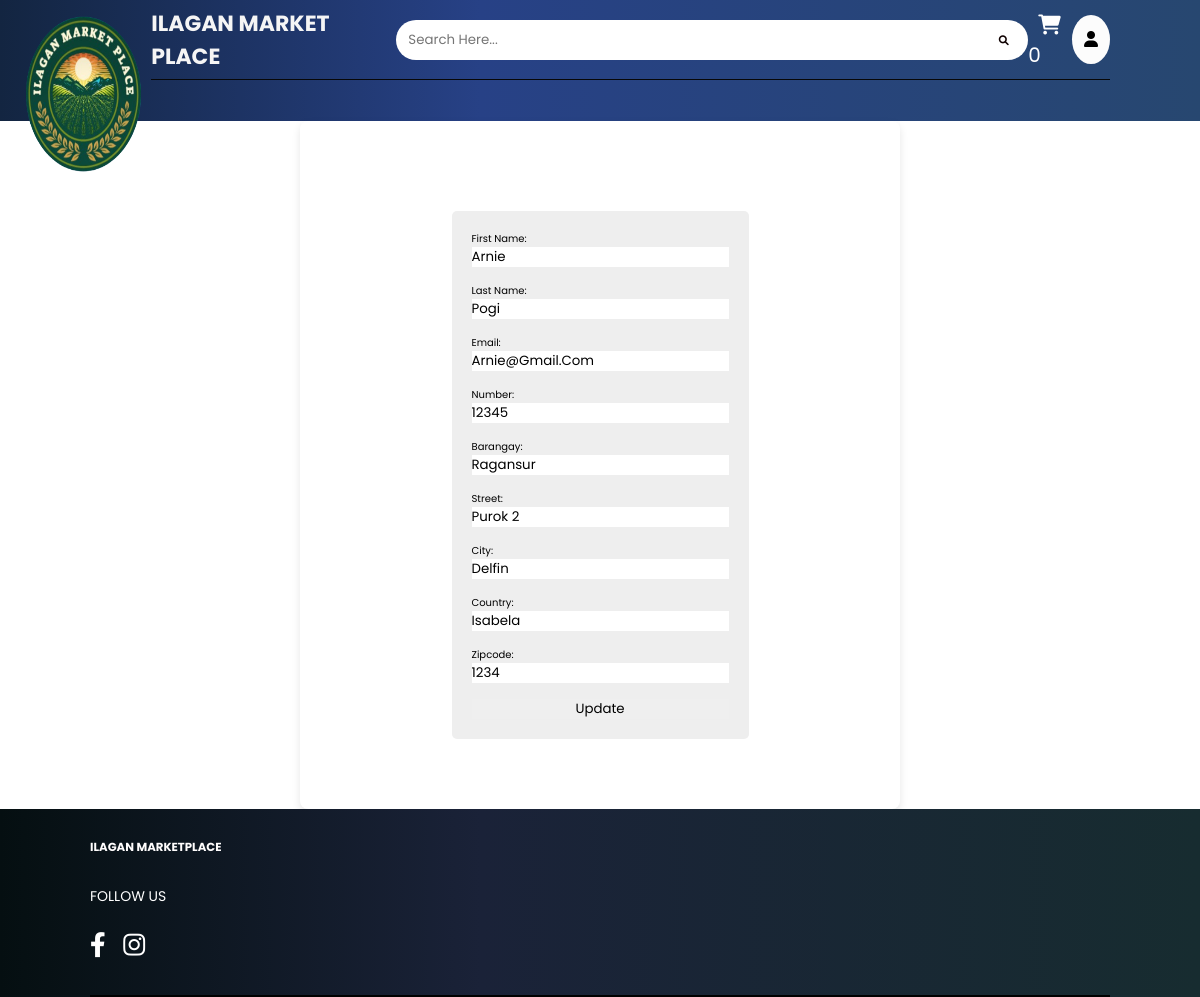
Page /ilagan/function/editAddress.php (signed in) on the committed database.
### tables this page shows
CREATE TABLE `form` (
  `user_id` int(22) NOT NULL,
  `username` varchar(255) NOT NULL,
  `fname` varchar(22) NOT NULL,
  `lname` varchar(22) NOT NULL,
  `contact` varchar(22) NOT NULL,
  `email` varchar(22) NOT NULL,
  `pass` varchar(22) NOT NULL,
  `province` varchar(255) NOT NULL,
  `city` varchar(255) NOT NULL,
  `brgy` varchar(255) NOT NULL,
  `street` varchar(255) NOT NULL,
  `zipcode` int(255) NOT NULL,
  `age` varchar(255) NOT NULL,
  `gender` varchar(255) NOT NULL,
  `image` varchar(255) NOT NULL
);

### ilagan/function/editAddress.php (the view, shortened to what this page needs)
<?php
include 'db.php';
$user_id = $_SESSION['user_id'];
?>
<!DOCTYPE html>
<html lang="en">
<head>
    <link rel="stylesheet" href="https://cdnjs.cloudflare.com/ajax/libs/font-awesome/6.0.0/css/all.min.css">
    <link rel="stylesheet" href="css/style.css">
    <link rel="stylesheet" href="css/edit.css">
</head>
<body>
<header>
    <a href="collection.php"><img src="image/imglogo.png" alt="" class="headlogo"></a>
    <nav>
        <?php
        $select_rows = mysqli_query($conn, "SELECT * FROM `cart`") or die('query failed');
        $row_count = mysqli_num_rows($select_rows);
        ?>
        <div class="logo-search">
            <a href="#" class="logo">Ilagan Market place</a>
            <div class="search-box">
                <input type="search" placeholder="Search Here...">
                <i class="fa-solid fa-magnifying-glass"></i>
            </div>
            <div class="icon">
                <a href="cart.php" class="cart"><i class="fa-solid fa-cart-shopping"></i><span><?php echo $row_count; ?></span> </a>
            </div>
            <div class="dropdown">
                <button class="dropbtn"><a><i class="fa-solid fa-user"></i></a></button>
            </div>
        </div>
        <ul>
        </ul>
    </nav>
</header>
<div class="container">
    <section class="checkout-form">
        <form action="editAddress.php" method="post" class="add-product-form">
            <?php
            $select_products = mysqli_query($conn, "SELECT * FROM `form` WHERE user_id = '$user_id'");
            if(mysqli_num_rows($select_products) > 0){
                while($fetch_product = mysqli_fetch_assoc($select_products)){
            ?>
            <label for="fname">First Name:</label>
            <input type="text" id="fname" name="fname" value="<?php echo $fetch_product['fname'] ?? ''; ?>">
            <br>
            <label for="lname">Last Name:</label>
            <input type="text" id="lname" name="lname" value="<?php echo $fetch_product['lname'] ?? ''; ?>">
            <br>
            <label for="pemail">Email:</label>
            <input type="email" id="pemail" name="pemail" value="<?php echo $fetch_product['email'] ?? ''; ?>">
            <br>
            <label for="pnumber">Number:</label>
            <input type="number" id="pnumber" name="pnumber" value="<?php echo $fetch_product['contact'] ?? ''; ?>">
            <br>
            <label for="pflat">Barangay:</label>
            <input type="text" id="pflat" name="pflat" value="<?php echo $fetch_product['brgy'] ?? ''; ?>">
            <br>
            <label for="pstreet">Street:</label>
            <input type="text" id="pstreet" name="pstreet" value="<?php echo $fetch_product['street'] ?? ''; ?>">
            <br>
            <label for="pcity">City:</label>
            <input type="text" id="pcity" name="pcity" value="<?php echo $fetch_product['city'] ?? ''; ?>">
            <br>
            <label for="pcountry">Country:</label>
            <input type="text" id="pcountry" name="pcountry" value="<?php echo $fetch_product['province'] ?? ''; ?>">
            <br>
            <label for="pzipcode">Zipcode:</label>
            <input type="number" id="pzipcode" name="pzipcode" value="<?php echo $fetch_product['zipcode'] ?? ''; ?>">
            <br>
            <input type="submit" value="Update" name="save_btn">
            <?php
                }
            }
            ?>
        </form>
    </section>
</div>
<div class="footer">
    <div class="contanier">
        <div class="row">
            <h3>Ilagan Marketplace</h3>
            <p>FOLLOW US</p>
            <div class="social-links">
                <a href="#"><i class="fa-brands fa-facebook-f"></i></a>
                <a href="#"><i class="fa-brands fa-instagram"></i></a>

### ilagan/css/style.css (style rules this page uses)
:root { --blue:#2980b9; --red:tomato; --orange:orange; --black:#333; --white:#fff; --bg-color:#eee; --dark-bg:rgba(0,0,0,.7); --box-shadow:0 .5rem 1rem rgba(0,0,0,.1); --border:.1rem solid #999; }
* { font-family: 'Poppins', sans-serif; margin:0; padding:0; box-sizing: border-box; outline: none; border:none; text-decoration: none; text-transform: capitalize; }
html { font-size: 62.5%; overflow-x: hidden; }
.container { max-width: 1200px; margin:0 auto; }
section { padding:5rem; }
.add-product-form { max-width: 50rem; background-color: var(--bg-color); border-radius: .5rem; padding:2rem; margin:0 auto; margin-top: 2rem; }
.checkout-form form { padding:2rem; border-radius: .5rem; background-color: var(--bg-color); }
.logo-search .logo { color: #f5f5f5; text-transform: uppercase; font-size: 22px; font-weight: bold; }
.search-box { width: 650px; height: 40px; position: relative; margin-right: 0%; }
.search-box input { width: 100%; height: 100%; padding: 0 50px 0 12px; border-radius: 30px; outline: none; border: none; }

### ilagan/css/edit.css (style rules this page uses)
.headlogo { margin-top: 0%; padding-left: 0%; margin-left: 0%; height: 20%; width: 15%; position: absolute; }
header { background: linear-gradient(90deg, rgb(19, 37, 65) 0%, rgb(39, 65, 134) 40%, rgb(39, 71, 112) 100%); height: 30%; }
header nav { width: 85%; margin: 0 auto; }
header nav .logo-search { display: flex; justify-content: space-between; align-items: center; height: 80px; margin-left: 6%; border-bottom: 1px solid #070707; }
header nav .logo-search .logo { color: #f5f5f5; text-transform: uppercase; font-size: 22px; font-weight: bold; }
header nav .logo-search .search-box { width: 650px; height: 40px; position: relative; margin-right: 0%; }
header nav .logo-search .search-box input { width: 100%; height: 100%; padding: 0 50px 0 12px; border-radius: 30px; outline: none; border: none; }
header nav .logo-search .search-box i { position: absolute; right: 0; top: 0; height: 100%; width: 50px; text-align: center; line-height: 40px; border-left: 1px solid #ffffff78; cursor: pointer; color: #0f0101; }
header nav .logo-search .icon a { color: #ffffff; margin-left: 10px; font-size: 20px; height: 10px; width: 10px; margin-right: 0px; }
.dropbtn { background-color: #fcfcfc; color: rgb(0, 0, 0); padding: 12px; font-size: 16px; border-radius: 100%; }
.dropdown { position: relative; display: inline-block; border-radius: 100%; }
.footer { background: linear-gradient(90deg, rgb(5, 15, 17) 0%, rgb(26, 34, 56) 40%, rgb(23, 44, 48) 100%); }
.footer .contanier { padding: 30px 0; width: 85%; margin: auto; display: flex; justify-content: space-between; border-bottom: 2px solid #000000; }
.footer .contanier .row { width: 22%; }
.footer .contanier .row h3 { color: #fffdfd; margin-bottom: 30px; text-transform: uppercase; }
.footer .contanier .row p { color: #ffffff; font-size: 14px; margin-bottom: 20px; }
.footer .contanier .row .social-links a { color: #ffffff; margin-right: 15px; font-size: 25px; }
.container { display: flex; justify-content: center; align-items: center; flex-direction: column; width: 100%; max-width: 600px; padding: 20px; background-color: #fff; box-shadow: 0 4px 8px rgba(0,0,0,0.1); border-radius: 8px; }
.add-product-form { width: 100%; display: flex; flex-direction: column; }

### rows in the picture
form: fname "arnie", lname "pogi", pemail "arnie@gmail.com", pnumber "12345", pflat "ragansur", pstreet "purok 2", pcity "delfin", pcountry "isabela", pzipcode "1234"

### other values in the picture
$row_count "0"
